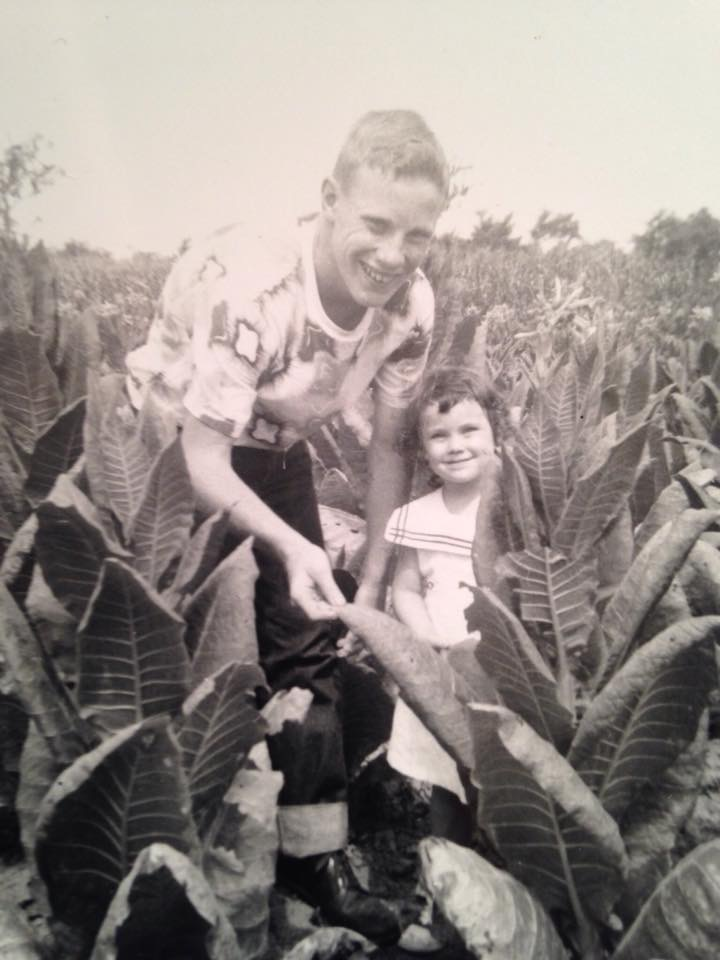
#> input picture unique/IMG_0002.jpg, 720 x 960 px; its folder holds 4 pictures in this run
$ python create-slideshow.py
#> lines starting #> are read from the running program, lines starting #| are printed output that depends on the picture
### videos/collage_project.py
"""Shared project validation for the collage editor and renderer."""

from copy import deepcopy
import json
import math
import re
from pathlib import Path

ROOT = Path(__file__).resolve().parents[1]
DEFAULT_CONFIG = ROOT / 'videos/jared-e-hazleton-collage.json'
EFFECTS = ['fade', 'smoothleft', 'dissolve', 'wipeup', 'circleopen',
           'smoothright', 'fade', 'wipedown', 'radial', 'dissolve']
MOTIONS = ['push-in', 'pull-out', 'pan-left', 'pan-right', 'still']
DEFAULT_EFFECTS = EFFECTS.copy()
EFFECTS.append('morph')
AUDIO_DIR = ROOT / 'videos/audio'
BACKGROUND = {'style': 'solid', 'color': '#101419', 'color2': '#394655', 'blur': 30, 'brightness': 1}
POSE = {'x': 0, 'y': 0, 'scale': 1, 'rotation': 0, 'zoom': 1}
LAYOUTS = {
    'Pair': [[90, 170, 852, 800], [978, 170, 852, 800]],
    'Feature + two': [[90, 170, 1100, 800], [1226, 170, 604, 382], [1226, 588, 604, 382]],
    'Four photos': [[90, 170, 852, 382], [978, 170, 852, 382],
                    [90, 588, 852, 382], [978, 588, 852, 382]],
    'Three columns': [[90, 170, 556, 800], [682, 170, 556, 800], [1274, 170, 556, 800]],
}


def audio_names():
    return sorted((p.name for p in AUDIO_DIR.glob('*') if p.is_file() and p.suffix.lower() in
                   {'.mp3', '.wav', '.m4a', '.aac', '.ogg', '.flac'}), key=str.casefold)


def primary_library():
    """The complete, deduplicated image library used by the video editor."""
    return ROOT / 'unique'


def photo_libraries():
    return ((primary_library(), ''),)


def library_label():
    return primary_library().name


# [43 lines left out: functions photo_aliases, background, photo_animation, not called in this run]


def photo_names():
    names = []
    for folder, prefix in photo_libraries():
        names.extend(prefix + p.name for p in folder.glob('*')
                     if p.is_file() and p.suffix.lower() in {'.jpg', '.jpeg', '.png', '.webp'})
    return sorted(names, key=str.casefold)


def photo_path(name):
    """Resolve image IDs from unique/, retaining aliases via its manifest."""
    if not isinstance(name, str):
        raise ValueError(f'Photo not found in {library_label()}: {name!r}')
    if name.startswith('unique/'):
        name = name.removeprefix('unique/')
    if name not in photo_names():
        alias = photo_aliases().get(name) or photo_aliases().get(Path(name).name)
        if alias is None or alias not in photo_names():
            raise ValueError(f'Photo not found in {library_label()}: {name!r}')
        name = alias
    return primary_library() / name


# [125 lines left out: functions number, normalize_project, not called in this run]


def load_project(path=DEFAULT_CONFIG):
    return normalize_project(json.loads(Path(path).read_text(encoding='utf-8-sig')))

### videos/create-slideshow.py
"""Create a silent full-screen slideshow from the unique photo library."""
import argparse
from concurrent.futures import ThreadPoolExecutor
import json
from pathlib import Path
import subprocess
import tempfile
from PIL import Image, ImageEnhance, ImageFilter, ImageOps
import imageio_ffmpeg
from collage_project import ROOT, photo_names, photo_path

SIZE = (1920, 1080)
FPS = 30
EFFECTS = ['fade', 'smoothleft', 'dissolve', 'wipeup', 'smoothright',
           'circleopen', 'fade', 'wipedown', 'dissolve', 'circleclose']


def prepare(name):
    with Image.open(photo_path(name)) as source:
        photo = ImageOps.exif_transpose(source).convert('RGB')
        background = ImageOps.fit(photo, (480, 270), Image.Resampling.LANCZOS)
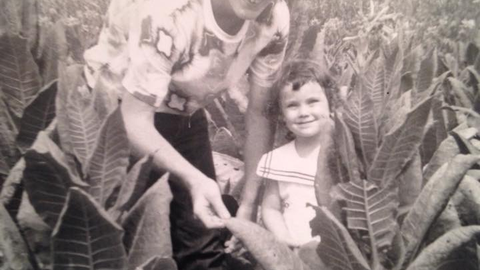
#> background: PIL image 480x270 RGB; mean R, G, B 145.8, 132.3, 130.3
        background = background.filter(ImageFilter.GaussianBlur(18))
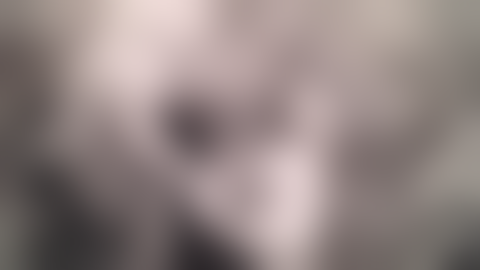
#> background: PIL image 480x270 RGB; mean R, G, B 145.8, 132.3, 130.3
        background = ImageEnhance.Brightness(background).enhance(.55).resize(SIZE)
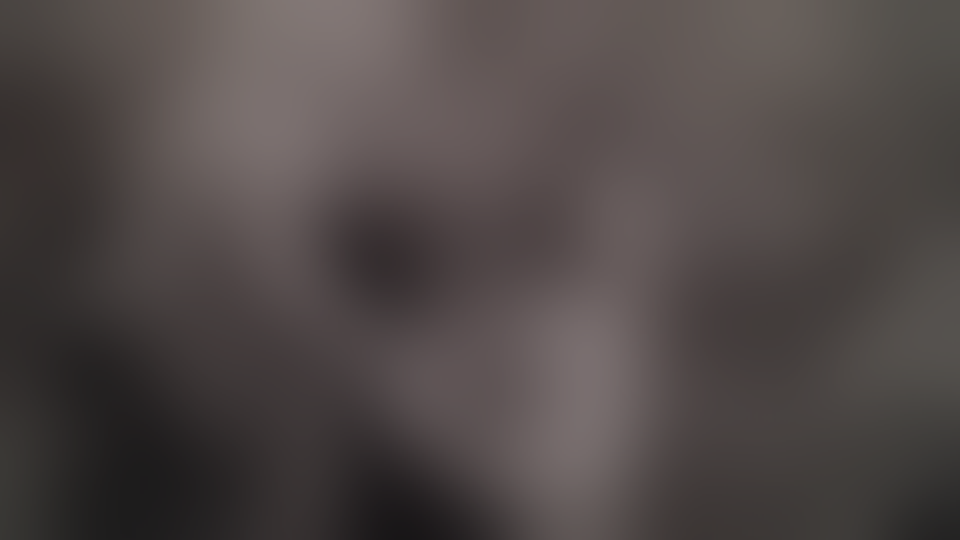
#> background: PIL image 1920x1080 RGB (shown at 1/2 size); mean R, G, B 79.7, 72.3, 71.2
        photo = ImageOps.contain(photo, SIZE, Image.Resampling.LANCZOS)
        background.paste(photo, ((SIZE[0] - photo.width) // 2, (SIZE[1] - photo.height) // 2))
        return background


def run(arguments):
    result = subprocess.run([imageio_ffmpeg.get_ffmpeg_exe(), '-hide_banner',
                             '-loglevel', 'error', '-nostdin', *arguments],
                            capture_output=True, text=True)
    if result.returncode:
        raise RuntimeError(result.stderr)


def main():
    parser = argparse.ArgumentParser(description=__doc__)
    parser.add_argument('--seconds', type=float, default=6, help='Uninterrupted hold per photo (minimum 6 seconds)')
    parser.add_argument('--transition-seconds', type=float, default=.5)
    parser.add_argument('--output', type=Path, default=ROOT / 'videos/renders/JaredHazleton-AllPhotos-Slideshow.mp4')
    parser.add_argument('--limit', type=int, help='Render only the first N photos for verification')
    args = parser.parse_args()
    if not 6 <= args.seconds <= 120 or not 0 < args.transition_seconds <= 2:
        parser.error('Choose a hold from 6 to 120 seconds and a transition up to 2 seconds.')
    if args.limit is not None and args.limit < 1:
        parser.error('--limit must be positive')
    output = args.output.resolve()
    manifest = output.with_suffix('.json')
    if output.suffix.lower() != '.mp4' or output.exists() or manifest.exists():
        parser.error('Choose an unused .mp4 output filename.')
    names = photo_names()
    if args.limit is not None:
        names = names[:args.limit]
    if not names:
        parser.error('No photos found.')
    hold_frames = round(args.seconds * FPS)
    transition_frames = max(1, round(args.transition_seconds * FPS))
    hold, transition = hold_frames / FPS, transition_frames / FPS
    frame_count = len(names) * hold_frames + (len(names) - 1) * transition_frames
    output.parent.mkdir(parents=True, exist_ok=True)
    with tempfile.TemporaryDirectory(prefix='texecon-fullscreen-slideshow-') as temporary:
        folder = Path(temporary)

        def prepare_file(entry):
            index, name = entry
            destination = folder / f'photo-{index:04d}.png'
            prepare(name).save(destination, compress_level=1)
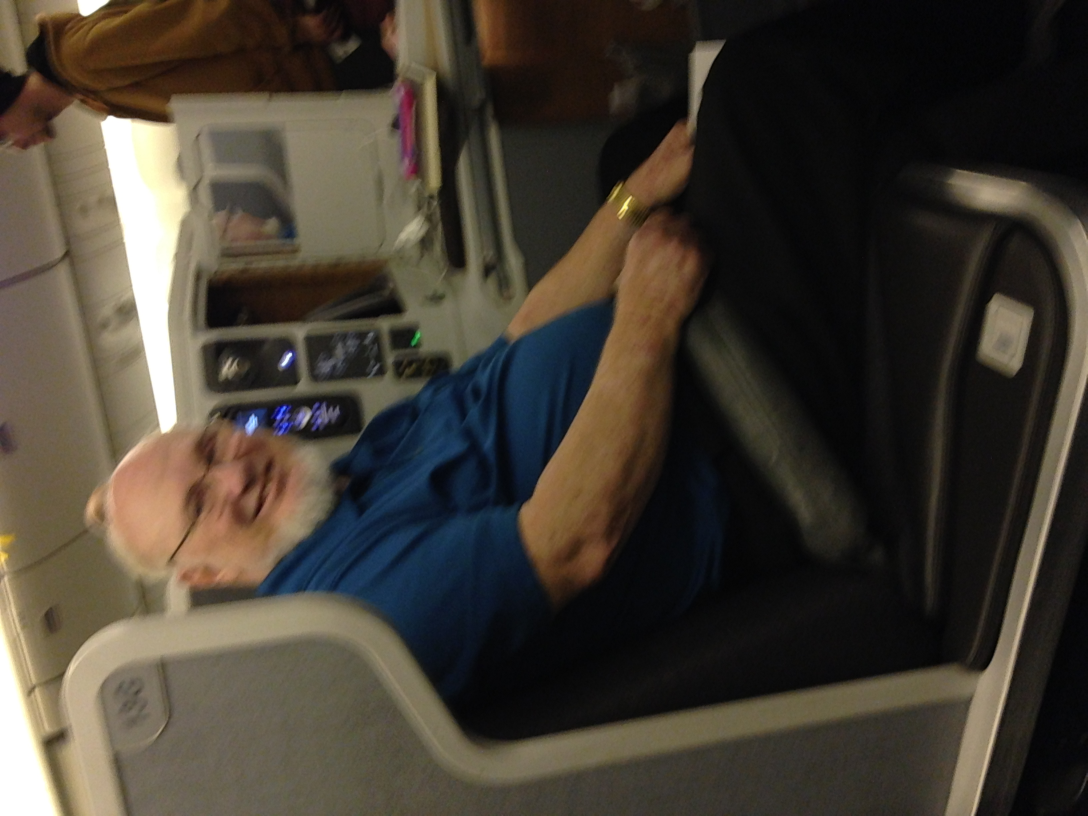
#> input picture unique/IMG_0004.jpg, 3264 x 2448 px (shown at 1/3 size)
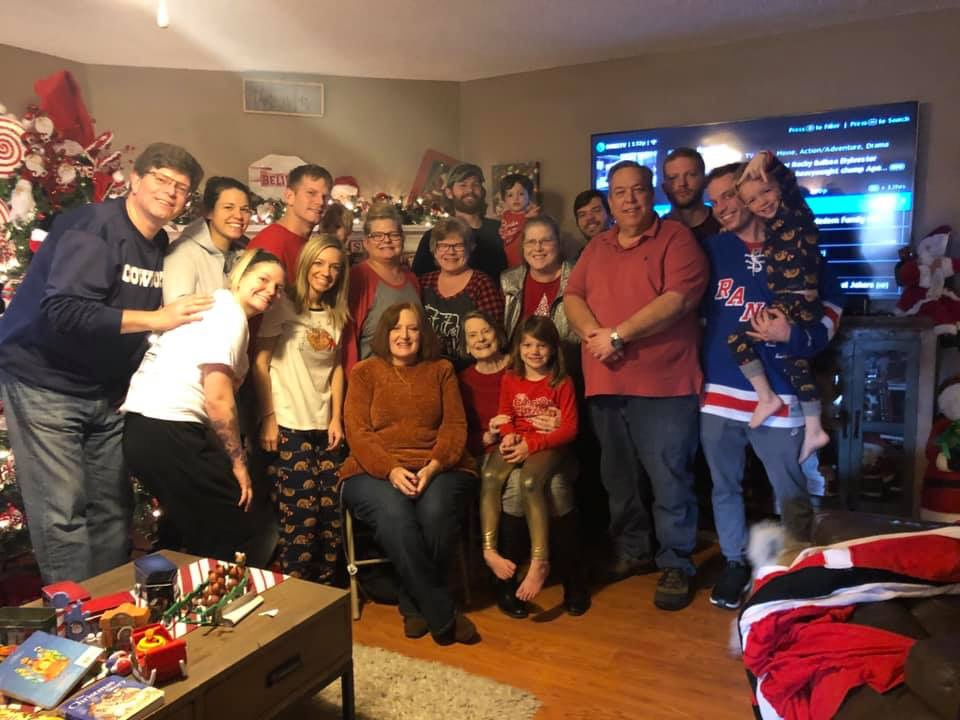
#> input picture unique/IMG_0009.jpg, 960 x 720 px
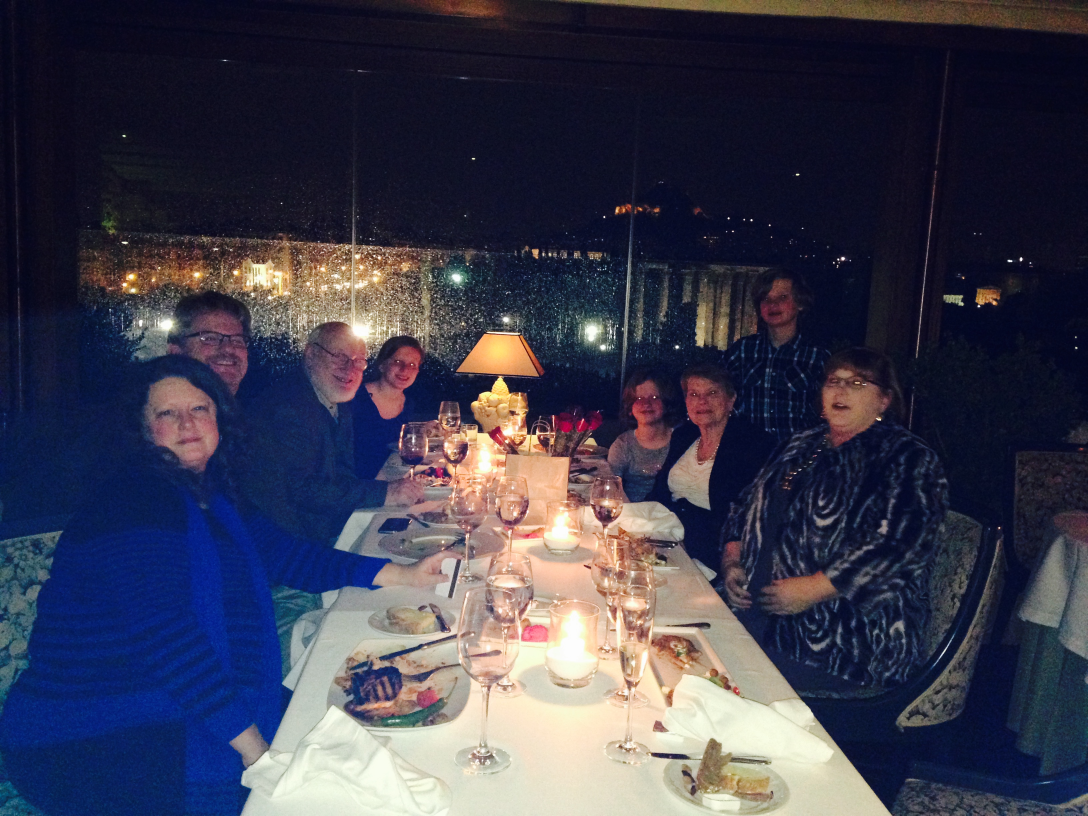
#> input picture unique/IMG_0016.jpeg, 3264 x 2448 px (shown at 1/3 size)
            return destination

        images = []
        with ThreadPoolExecutor(max_workers=2) as pool:
            for index, prepared in enumerate(pool.map(prepare_file, enumerate(names)), 1):
                images.append(prepared)
                if index % 25 == 0 or index == len(names):
                    print(f'Prepared {index}/{len(names)} photos', flush=True)

        def render(index):
            clip = folder / f'clip-{index:04d}.mp4'
            command = ['-n', '-loop', '1', '-framerate', str(FPS), '-i', str(images[index])]
            count = hold_frames
            if index + 1 < len(images):
                command += ['-loop', '1', '-framerate', str(FPS), '-i', str(images[index + 1]),
                            '-filter_complex_threads', '1', '-filter_complex',
                            f'[0:v][1:v]xfade=transition={EFFECTS[index % len(EFFECTS)]}:'
                            f'duration={transition}:offset={hold},format=yuv420p[v]', '-map', '[v]']
                count += transition_frames
            else:
                command += ['-vf', 'format=yuv420p']
            run([*command, '-frames:v', str(count), '-r', str(FPS), '-c:v', 'libx264',
                 '-preset', 'veryfast', '-crf', '20', '-threads', '2',
                 '-video_track_timescale', '15360', '-an', str(clip)])
#> (the call stopped at in run, `result = subprocess.run([imageio_ffmpeg.get_ffmpeg_exe(), '-hide_banne..`: imageio_ffmpeg is not available in this run)
            return clip

        clips = []
        with ThreadPoolExecutor(max_workers=2) as pool:
            for index, clip in enumerate(pool.map(render, range(len(names))), 1):
#> (the call stopped at in run, `result = subprocess.run([imageio_ffmpeg.get_ffmpeg_exe(), '-hide_banne..`: imageio_ffmpeg is not available in this run)
#> (the call stopped at in run, `result = subprocess.run([imageio_ffmpeg.get_ffmpeg_exe(), '-hide_banne..`: imageio_ffmpeg is not available in this run)
#> (the call stopped at in run, `result = subprocess.run([imageio_ffmpeg.get_ffmpeg_exe(), '-hide_banne..`: imageio_ffmpeg is not available in this run)
                clips.append(clip)
                if index % 10 == 0 or index == len(names):
                    print(f'Rendered {index}/{len(names)} slides ({round(index / len(names) * 100)}%)', flush=True)
        playlist = folder / 'concat.txt'
        playlist.write_text('\n'.join(f"file '{clip.name}'" for clip in clips), encoding='utf-8')
        run(['-n', '-f', 'concat', '-safe', '0', '-i', str(playlist),
             '-c', 'copy', '-movflags', '+faststart', str(output)])
#> (the call stopped at in run, `result = subprocess.run([imageio_ffmpeg.get_ffmpeg_exe(), '-hide_banne..`: imageio_ffmpeg is not available in this run)
    manifest.write_text(json.dumps({
        'title': 'Jared Hazleton - All Photos Slideshow', 'resolution': SIZE, 'fps': FPS,
        'hold_seconds': hold, 'transition_seconds': transition,
        'duration_seconds': frame_count / FPS, 'frame_count': frame_count, 'audio': False,
        'presentation': 'Full photo, full-screen blurred background, no titles or borders',
        'photos': names, 'transitions': [EFFECTS[i % len(EFFECTS)] for i in range(len(names) - 1)],
    }, indent=2) + '\n', encoding='utf-8')
    print(f'Created {output}; {len(names)} photos; {frame_count / FPS:g}s; '
#> (the run stopped early here; a loop or call above may not have finished)
